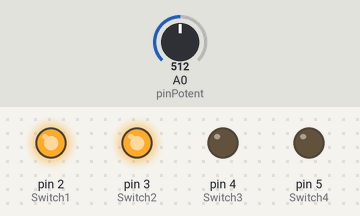
A sketch run on a simulated Arduino Uno, built with avr-gcc and run on an emulated ATmega328P. Shown: output pins drawn as LEDs (lit = HIGH). The test bench sets the inputs (shaded band); at power-on: A0 (pinPotent) = 512. What the sketch prints to the serial monitor is not drawn.

Above: at 1.2 s.
1.3 s: A0 (pinPotent) set to 716
At 2.5 s:
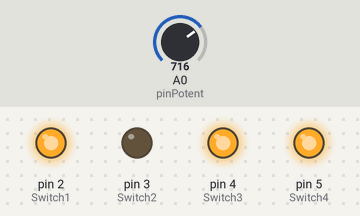
At 4.2 s:
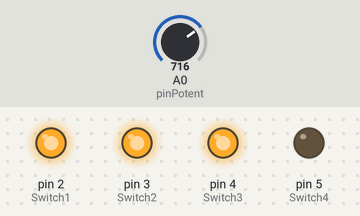
4.3 s: A0 (pinPotent) set to 663
7.3 s: A0 (pinPotent) set to 634
At 10.2 s:
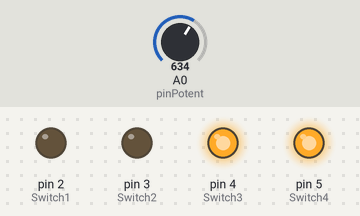
10.3 s: A0 (pinPotent) set to 675
13.3 s: A0 (pinPotent) set to 697
16.3 s: A0 (pinPotent) set to 511
At 20.16 s:
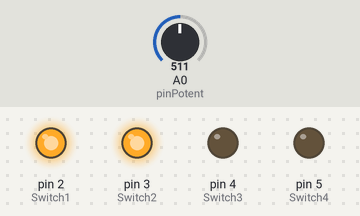
Timing chart, 0 to 20.3 s (numbered marks = the images above; inputs shaded):
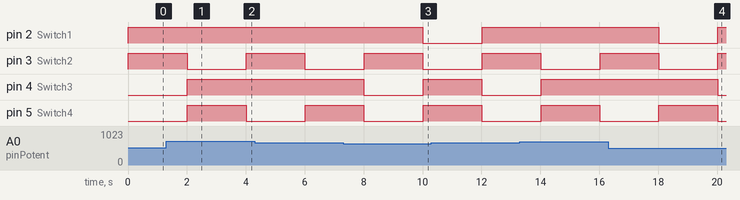

Measured:
- the behaviour switches between 647 and 646 on A0 (pinPotent) (found by bisection; images 2 and 3)
- after the input at 1.3 s, pin 2 (Switch1): stays HIGH (without the input it goes to LOW after 0.70 s)
- after the input at 7.3 s, pin 2 (Switch1): HIGH → LOW after 2.7 s
- after the input at 16.3 s, pin 2 (Switch1): HIGH → LOW after 1.7 s, → HIGH 2.0 s later; pin 4 (Switch3): HIGH → LOW after 3.7 s

The sketch:

Discrete_HBridge.ino
```cpp
// Controls one motor with discrete H-Bridge out of 2 PMOS and 2 NMOS (Good)
// Note: Switch1 and Switch3 are PMOS so logic LOW means the switch is ON.

int Switch1 = 2;
int Switch2 = 3;
int Switch3 = 4;
int Switch4 = 5;
int pinPotent = A0;

int motorSpeed;
long unsigned previousTime = 0;
boolean turningClock = true;
boolean turningCounter = false;


void setup() {
    Serial.begin(9600);
    pinMode(Switch1, OUTPUT);
    pinMode(Switch2, OUTPUT);
    pinMode(Switch3, OUTPUT);
    pinMode(Switch4, OUTPUT);
    turnMotorClock();
}

void loop() {
   motorSpeed = map(analogRead(pinPotent), 0, 1023, 0, 190);
   changeDirection();
   Serial.println(motorSpeed);
}

void changeDirection() {
  int waitTime = 2000;
  unsigned long currentTime = millis();
  if (currentTime - previousTime >= waitTime) {
    previousTime = currentTime;
    if (turningClock) {
      stopMotor();
      turnMotorCounter();
    } else if (turningCounter) {
      stopMotor();
      turnMotorClock();
    }
  }
}


void stopMotor() {
     turningClock = false;
     turningCounter = false;
     digitalWrite(Switch1, LOW);
     digitalWrite(Switch2, LOW);
     digitalWrite(Switch3, LOW);
     digitalWrite(Switch4, LOW);
     delay(5);
}

void turnMotorClock() {
    turningClock = true;
    turningCounter = false;
    digitalWrite(Switch1, HIGH);
    digitalWrite(Switch2, HIGH);
    analogWrite(Switch3, motorSpeed);
    digitalWrite(Switch4, LOW);
}

void turnMotorCounter() {
  turningClock = false;
  turningCounter = true;
  analogWrite(Switch1, motorSpeed + 8);
  digitalWrite(Switch2, LOW);
  digitalWrite(Switch3, HIGH);
  digitalWrite(Switch4, HIGH);
}
```
